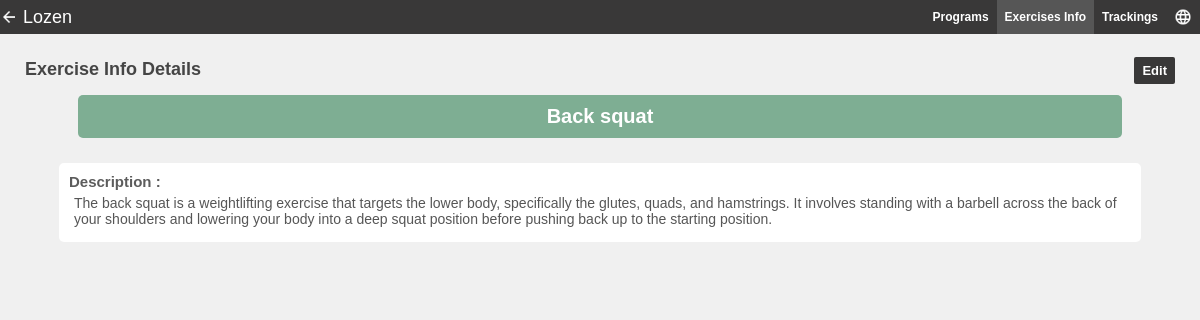
Page /exercises_info/detail/1 on the committed database.
### exercises_info/models.py (models this page shows, shortened)
class ExerciseInfo(models.Model):
  id = models.PositiveIntegerField(primary_key=True)
  title = models.CharField(max_length=32)
  description = models.TextField(blank=True, default='')
  version = models.PositiveSmallIntegerField(blank=False, null=False)

### exercises_info/views.py (the view)
# urls.py: path('detail/<int:pk>',views.ExerciseInfoDetailView.as_view(), name='detail'),
class ExerciseInfoDetailView(DetailView):
    model = ExerciseInfo
    template_name = 'exercises_info/detail.html'
    context_object_name = 'exercise_info'

### exercises_info/templates/exercises_info/detail.html (shortened to what this page needs)
{% extends 'base.html' %}
{% load static %}
{% block btn_back %}
  <a class="icon ic-back" href="{% url 'exercises_info:list' %}"></a>
{% endblock %}
{% block links %}
  <link rel="stylesheet" href="{% static 'css/forms.css' %}">
  <link rel="stylesheet" href="{% static 'css/detail.css' %}">
{% endblock %}
{% block content %}
  <header>
    <div class="header-title">Exercise Info Details</div>
    <div>
      <a class="btn-link" href="{% url 'exercises_info:update' pk=exercise_info.id %}">Edit</a>
    </div>
  </header>
  <div class="detail-title">{{exercise_info.title}}</div>
  <dl>
    <div class="dl-group">
      <dt>Description :</dt>
      <dd>{{exercise_info.description|linebreaksbr}}</dd>
    </div>
  </dl>
{% endblock %}

### staticfiles/css/base.css (style rules this page uses)
* { margin:0; padding:0; box-sizing: border-box; font-family: Arial, Helvetica, sans-serif; }
:root { --black-mate: #393838; }
body { height: 100vh; display: flex; flex-direction: column; overflow-y: hidden; }
.nav-group a, .nav-group div { display: flex; flex-direction: column; justify-content: center; }
.btn-link, .icon-link { background-color: var(--black-mate); text-decoration: none; color: white; border-radius: 2px; cursor: pointer; font-size: 13px; font-weight: bold; padding: 6px 8px 6px 8px; }

### staticfiles/css/detail.css (style rules this page uses)
header { width: 100%; display: flex; flex-direction: row; align-items: center; justify-content: space-between; padding: 5px 5px 0px 5px; }
.header-title { font-size: 18px; font-weight: bold; color: rgb(69, 69, 69); }
.detail-title { font-size: 20px; align-self: center; color: rgb(255, 255, 255); font-weight: bold; margin: 10px; background-color: rgb(126, 174, 147); border-radius: 5px; width: 90%; text-align: center; padding: 10px; }
dl { margin-left: auto; margin-right: auto; width: 95%; padding-left: 10px; padding-right: 10px; padding-top: 10px; overflow-y: hidden; }
dt { color: rgb(92, 92, 92); font-weight: bold; font-size: 15px; }
dd { color: rgb(86, 86, 86); text-indent: 0px; font-size: 14px; margin: 5px 5px 5px 5px; }
.dl-group { background-color: white; padding: 10px; border-radius: 5px; margin-bottom: 10px; }

### rows in the picture
ExerciseInfo: title "Back squat", description "The back squat is a weightlifting exercise that targets the lower body, specifically the glutes, quads, and hamstrings. It involves standing with a barbell across the back of your shoulders and lowering your body into a deep squat position before pushing back up to the starting position."
